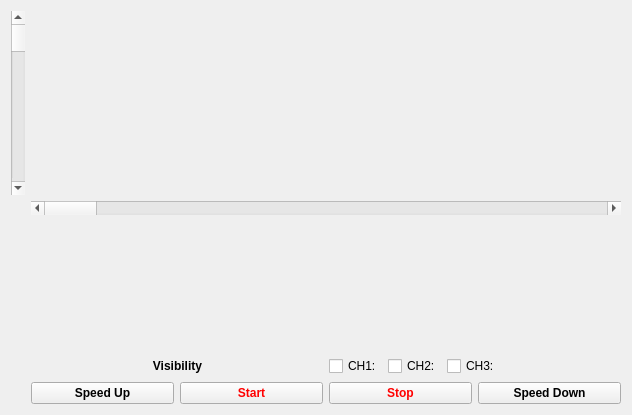
<?xml version="1.0" encoding="UTF-8"?>
<ui version="4.0">
 <class>Form</class>
 <widget class="QWidget" name="Form">
  <property name="geometry">
   <rect>
    <x>0</x>
    <y>0</y>
    <width>632</width>
    <height>415</height>
   </rect>
  </property>
  <property name="windowTitle">
   <string>Form</string>
  </property>
  <layout class="QGridLayout" name="gridLayout">
   <item row="0" column="1">
    <layout class="QVBoxLayout" name="viewer">
     <item>
      <spacer name="verticalSpacer_6">
       <property name="orientation">
        <enum>Qt::Vertical</enum>
       </property>
       <property name="sizeHint" stdset="0">
        <size>
         <width>20</width>
         <height>40</height>
        </size>
       </property>
      </spacer>
     </item>
     <item>
      <spacer name="horizontalSpacer_2">
       <property name="orientation">
        <enum>Qt::Horizontal</enum>
       </property>
       <property name="sizeHint" stdset="0">
        <size>
         <width>40</width>
         <height>0</height>
        </size>
       </property>
      </spacer>
     </item>
    </layout>
   </item>
   <item row="1" column="1">
    <widget class="QScrollBar" name="x_scroll">
     <property name="orientation">
      <enum>Qt::Horizontal</enum>
     </property>
    </widget>
   </item>
   <item row="2" column="1">
    <layout class="QVBoxLayout" name="verticalLayout_2">
     <property name="spacing">
      <number>6</number>
     </property>
     <item>
      <spacer name="verticalSpacer_4">
       <property name="orientation">
        <enum>Qt::Vertical</enum>
       </property>
       <property name="sizeType">
        <enum>QSizePolicy::Expanding</enum>
       </property>
       <property name="sizeHint" stdset="0">
        <size>
         <width>20</width>
         <height>40</height>
        </size>
       </property>
      </spacer>
     </item>
     <item>
      <layout class="QHBoxLayout" name="horizontalLayout_5">
       <item>
        <spacer name="horizontalSpacer">
         <property name="orientation">
          <enum>Qt::Horizontal</enum>
         </property>
         <property name="sizeHint" stdset="0">
          <size>
           <width>40</width>
           <height>20</height>
          </size>
         </property>
        </spacer>
       </item>
       <item>
        <widget class="QLabel" name="label_8">
         <property name="styleSheet">
          <string notr="true">font: 9pt &quot;Source Code Pro&quot;;
font-weight: bold;
</string>
         </property>
         <property name="text">
          <string>Visibility</string>
         </property>
         <property name="alignment">
          <set>Qt::AlignRight|Qt::AlignTrailing|Qt::AlignVCenter</set>
         </property>
        </widget>
       </item>
       <item>
        <spacer name="horizontalSpacer_4">
         <property name="orientation">
          <enum>Qt::Horizontal</enum>
         </property>
         <property name="sizeHint" stdset="0">
          <size>
           <width>40</width>
           <height>20</height>
          </size>
         </property>
        </spacer>
       </item>
       <item>
        <widget class="QCheckBox" name="channel_1">
         <property name="text">
          <string>CH1:</string>
         </property>
        </widget>
       </item>
       <item>
        <widget class="QCheckBox" name="channel_2">
         <property name="text">
          <string>CH2:</string>
         </property>
        </widget>
       </item>
       <item>
        <widget class="QCheckBox" name="channel_3">
         <property name="text">
          <string>CH3:</string>
         </property>
        </widget>
       </item>
       <item>
        <spacer name="horizontalSpacer_3">
         <property name="orientation">
          <enum>Qt::Horizontal</enum>
         </property>
         <property name="sizeHint" stdset="0">
          <size>
           <width>40</width>
           <height>20</height>
          </size>
         </property>
        </spacer>
       </item>
      </layout>
     </item>
     <item>
      <layout class="QHBoxLayout" name="horizontalLayout_6">
       <item>
        <widget class="QPushButton" name="speed_up">
         <property name="styleSheet">
          <string notr="true">font-weight:bold;</string>
         </property>
         <property name="text">
          <string>Speed Up</string>
         </property>
        </widget>
       </item>
       <item>
        <widget class="QPushButton" name="start">
         <property name="styleSheet">
          <string notr="true">color: rgb(255, 0, 0);
font-weight:bold;</string>
         </property>
         <property name="text">
          <string>Start</string>
         </property>
        </widget>
       </item>
       <item>
        <widget class="QPushButton" name="stop">
         <property name="styleSheet">
          <string notr="true">color: rgb(255, 0, 0);
font-weight:bold;</string>
         </property>
         <property name="text">
          <string>Stop</string>
         </property>
        </widget>
       </item>
       <item>
        <widget class="QPushButton" name="speed_down">
         <property name="styleSheet">
          <string notr="true">font-weight:bold;</string>
         </property>
         <property name="text">
          <string>Speed Down</string>
         </property>
        </widget>
       </item>
      </layout>
     </item>
    </layout>
   </item>
   <item row="0" column="0">
    <widget class="QScrollBar" name="y_scroll">
     <property name="orientation">
      <enum>Qt::Vertical</enum>
     </property>
    </widget>
   </item>
  </layout>
 </widget>
 <resources/>
 <connections/>
</ui>
